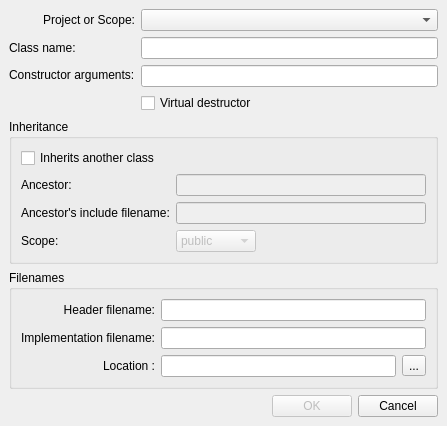
<ui version="4.0" >
 <class>AddNewClass</class>
 <widget class="QDialog" name="AddNewClass" >
  <property name="geometry" >
   <rect>
    <x>0</x>
    <y>0</y>
    <width>447</width>
    <height>407</height>
   </rect>
  </property>
  <property name="windowTitle" >
   <string>Add New Class</string>
  </property>
  <layout class="QGridLayout" >
   <property name="margin" >
    <number>9</number>
   </property>
   <property name="spacing" >
    <number>6</number>
   </property>
   <item row="3" column="0" >
    <layout class="QHBoxLayout" >
     <property name="margin" >
      <number>0</number>
     </property>
     <property name="spacing" >
      <number>6</number>
     </property>
     <item>
      <spacer>
       <property name="orientation" >
        <enum>Qt::Horizontal</enum>
       </property>
       <property name="sizeHint" >
        <size>
         <width>40</width>
         <height>20</height>
        </size>
       </property>
      </spacer>
     </item>
     <item>
      <widget class="QPushButton" name="okButton" >
       <property name="enabled" >
        <bool>false</bool>
       </property>
       <property name="text" >
        <string>OK</string>
       </property>
      </widget>
     </item>
     <item>
      <widget class="QPushButton" name="cancelButton" >
       <property name="text" >
        <string>Cancel</string>
       </property>
      </widget>
     </item>
    </layout>
   </item>
   <item row="1" column="0" >
    <widget class="QGroupBox" name="groupBox" >
     <property name="title" >
      <string>Inheritance</string>
     </property>
     <layout class="QGridLayout" >
      <property name="margin" >
       <number>9</number>
      </property>
      <property name="spacing" >
       <number>6</number>
      </property>
      <item row="3" column="1" >
       <layout class="QHBoxLayout" >
        <property name="margin" >
         <number>0</number>
        </property>
        <property name="spacing" >
         <number>6</number>
        </property>
        <item>
         <widget class="QComboBox" name="scope" >
          <property name="enabled" >
           <bool>false</bool>
          </property>
          <item>
           <property name="text" >
            <string>public</string>
           </property>
          </item>
          <item>
           <property name="text" >
            <string>protected</string>
           </property>
          </item>
          <item>
           <property name="text" >
            <string>private</string>
           </property>
          </item>
         </widget>
        </item>
        <item>
         <spacer>
          <property name="orientation" >
           <enum>Qt::Horizontal</enum>
          </property>
          <property name="sizeHint" >
           <size>
            <width>40</width>
            <height>20</height>
           </size>
          </property>
         </spacer>
        </item>
       </layout>
      </item>
      <item row="0" column="0" >
       <widget class="QCheckBox" name="checkboxInherits" >
        <property name="text" >
         <string>Inherits another class</string>
        </property>
       </widget>
      </item>
      <item row="1" column="0" >
       <widget class="QLabel" name="label_6" >
        <property name="text" >
         <string>Ancestor:</string>
        </property>
       </widget>
      </item>
      <item row="1" column="1" >
       <widget class="QLineEdit" name="ancestor" >
        <property name="enabled" >
         <bool>false</bool>
        </property>
       </widget>
      </item>
      <item row="2" column="1" >
       <widget class="QLineEdit" name="ancestorFilename" >
        <property name="enabled" >
         <bool>false</bool>
        </property>
       </widget>
      </item>
      <item row="2" column="0" >
       <widget class="QLabel" name="label_7" >
        <property name="text" >
         <string>Ancestor's include filename:</string>
        </property>
       </widget>
      </item>
      <item row="3" column="0" >
       <widget class="QLabel" name="label_8" >
        <property name="text" >
         <string>Scope:</string>
        </property>
       </widget>
      </item>
     </layout>
    </widget>
   </item>
   <item row="2" column="0" >
    <widget class="QGroupBox" name="groupBox_2" >
     <property name="title" >
      <string>Filenames</string>
     </property>
     <layout class="QGridLayout" >
      <property name="margin" >
       <number>9</number>
      </property>
      <property name="spacing" >
       <number>6</number>
      </property>
      <item row="0" column="0" >
       <layout class="QHBoxLayout" >
        <property name="margin" >
         <number>0</number>
        </property>
        <property name="spacing" >
         <number>6</number>
        </property>
        <item>
         <layout class="QVBoxLayout" >
          <property name="margin" >
           <number>0</number>
          </property>
          <property name="spacing" >
           <number>6</number>
          </property>
          <item>
           <widget class="QLabel" name="label_3" >
            <property name="text" >
             <string>Header filename:</string>
            </property>
            <property name="alignment" >
             <set>Qt::AlignRight|Qt::AlignTrailing|Qt::AlignVCenter</set>
            </property>
           </widget>
          </item>
          <item>
           <widget class="QLabel" name="label_9" >
            <property name="text" >
             <string>Implementation filename:</string>
            </property>
            <property name="alignment" >
             <set>Qt::AlignRight|Qt::AlignTrailing|Qt::AlignVCenter</set>
            </property>
           </widget>
          </item>
          <item>
           <widget class="QLabel" name="label_2" >
            <property name="text" >
             <string>Location :</string>
            </property>
            <property name="alignment" >
             <set>Qt::AlignRight|Qt::AlignTrailing|Qt::AlignVCenter</set>
            </property>
           </widget>
          </item>
         </layout>
        </item>
        <item>
         <layout class="QVBoxLayout" >
          <property name="margin" >
           <number>0</number>
          </property>
          <property name="spacing" >
           <number>6</number>
          </property>
          <item>
           <widget class="QLineEdit" name="header" >
            <property name="text" >
             <string/>
            </property>
            <property name="cursorPosition" >
             <number>0</number>
            </property>
           </widget>
          </item>
          <item>
           <widget class="QLineEdit" name="implementation" >
            <property name="text" >
             <string/>
            </property>
            <property name="cursorPosition" >
             <number>0</number>
            </property>
           </widget>
          </item>
          <item>
           <layout class="QHBoxLayout" >
            <property name="margin" >
             <number>0</number>
            </property>
            <property name="spacing" >
             <number>6</number>
            </property>
            <item>
             <widget class="QLineEdit" name="location" />
            </item>
            <item>
             <widget class="QToolButton" name="directoryButton" >
              <property name="text" >
               <string>...</string>
              </property>
             </widget>
            </item>
           </layout>
          </item>
         </layout>
        </item>
       </layout>
      </item>
     </layout>
    </widget>
   </item>
   <item row="0" column="0" >
    <layout class="QHBoxLayout" >
     <property name="margin" >
      <number>0</number>
     </property>
     <property name="spacing" >
      <number>6</number>
     </property>
     <item>
      <layout class="QVBoxLayout" >
       <property name="margin" >
        <number>0</number>
       </property>
       <property name="spacing" >
        <number>6</number>
       </property>
       <item>
        <widget class="QLabel" name="label" >
         <property name="text" >
          <string>Project or Scope:</string>
         </property>
         <property name="alignment" >
          <set>Qt::AlignRight|Qt::AlignTrailing|Qt::AlignVCenter</set>
         </property>
        </widget>
       </item>
       <item>
        <widget class="QLabel" name="label_4" >
         <property name="text" >
          <string>Class name:</string>
         </property>
        </widget>
       </item>
       <item>
        <widget class="QLabel" name="label_5" >
         <property name="text" >
          <string>Constructor arguments:</string>
         </property>
        </widget>
       </item>
       <item>
        <widget class="QLabel" name="label_12" >
         <property name="text" >
          <string/>
         </property>
        </widget>
       </item>
      </layout>
     </item>
     <item>
      <layout class="QVBoxLayout" >
       <property name="margin" >
        <number>0</number>
       </property>
       <property name="spacing" >
        <number>6</number>
       </property>
       <item>
        <widget class="QComboBox" name="comboProjects" />
       </item>
       <item>
        <widget class="QLineEdit" name="className" />
       </item>
       <item>
        <widget class="QLineEdit" name="arguments" />
       </item>
       <item>
        <widget class="QCheckBox" name="virtualDestructor" >
         <property name="text" >
          <string>Virtual destructor</string>
         </property>
        </widget>
       </item>
      </layout>
     </item>
    </layout>
   </item>
  </layout>
 </widget>
 <resources/>
 <connections>
  <connection>
   <sender>checkboxInherits</sender>
   <signal>toggled(bool)</signal>
   <receiver>ancestor</receiver>
   <slot>setEnabled(bool)</slot>
   <hints>
    <hint type="sourcelabel" >
     <x>80</x>
     <y>145</y>
    </hint>
    <hint type="destinationlabel" >
     <x>210</x>
     <y>172</y>
    </hint>
   </hints>
  </connection>
  <connection>
   <sender>checkboxInherits</sender>
   <signal>toggled(bool)</signal>
   <receiver>ancestorFilename</receiver>
   <slot>setEnabled(bool)</slot>
   <hints>
    <hint type="sourcelabel" >
     <x>107</x>
     <y>146</y>
    </hint>
    <hint type="destinationlabel" >
     <x>201</x>
     <y>200</y>
    </hint>
   </hints>
  </connection>
  <connection>
   <sender>checkboxInherits</sender>
   <signal>toggled(bool)</signal>
   <receiver>scope</receiver>
   <slot>setEnabled(bool)</slot>
   <hints>
    <hint type="sourcelabel" >
     <x>65</x>
     <y>147</y>
    </hint>
    <hint type="destinationlabel" >
     <x>193</x>
     <y>228</y>
    </hint>
   </hints>
  </connection>
  <connection>
   <sender>cancelButton</sender>
   <signal>clicked()</signal>
   <receiver>AddNewClass</receiver>
   <slot>reject()</slot>
   <hints>
    <hint type="sourcelabel" >
     <x>396</x>
     <y>434</y>
    </hint>
    <hint type="destinationlabel" >
     <x>67</x>
     <y>443</y>
    </hint>
   </hints>
  </connection>
 </connections>
</ui>
